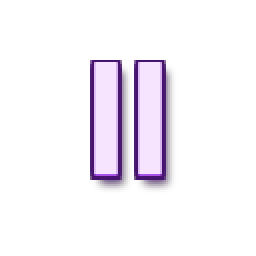
#> input picture mods/card-ranks/assets/rank2.png, 128 x 128 px (shown 2 times larger)
$ python make_rank1_blue.py
#> lines starting #> are read from the running program, lines starting #| are printed output that depends on the picture
from pathlib import Path
import subprocess
import sys

try:
    from PIL import Image
except ImportError:
    subprocess.check_call([sys.executable, "-m", "pip", "install", "pillow", "-q"])
    from PIL import Image

root = Path(__file__).resolve().parents[1]
src = root / "assets" / "rank2.png"
img = Image.open(src).convert("RGBA")
#> img is the input picture: PIL image 128x128 RGBA; mean R, G, B, A 21.8, 15.2, 25.9, 19.1
pixels = img.load()
w, h = img.size
#> w = 128; h = 128
for y in range(h):
    for x in range(w):
        r, g, b, a = pixels[x, y]
        if a < 8:
            continue
        nr = int(r * 0.35 + 40)
        ng = int(g * 0.45 + 90)
        nb = int(min(255, b * 0.55 + 160))
        pixels[x, y] = (nr, ng, nb, a)
for dest in [root / "assets" / "rank1.png", root / "card_ranks" / "rank1.png"]:
    dest.parent.mkdir(parents=True, exist_ok=True)
    img.save(dest)
    print("wrote", dest, dest.stat().st_size)
#> this loop made 2 passes
#> pass 1, `img.save(dest)`:
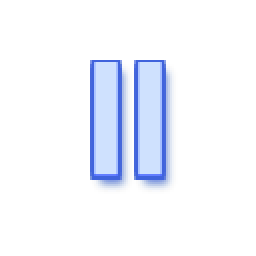
#> saved as rank1.png: PIL image 128x128 RGBA (shown 2 times larger); mean R, G, B, A 13.8, 20.7, 35.4, 19.1; transparent parts drawn white
